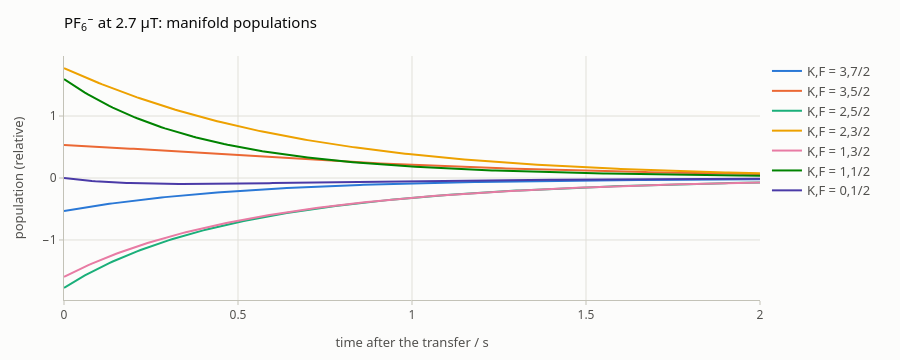

The code cell stored with this chart in its notebook:
### Markdown cell above
`d<P_i>/dt = -sum_j Gamma[i, j] <P_j>` for the normalised projectors `P_i`,
whose expectations are the populations per state times the square root of the
degeneracy. The total population is conserved, and `Gamma` has one zero
eigenvalue. The others are the relaxation rates of the population pattern, from
1.3 to 5.5 s⁻¹. Starting from the transferred populations, summed over each
`(K, F)` manifold:

### Code cell
gamma = pathways.rate_matrix()
d = np.array([level.degeneracy for level in levels])
times = np.linspace(0, 2, 201)
evolution = np.array([expm(-gamma * t) @ (populations * np.sqrt(d)) for t in times]) * np.sqrt(d)
fig = plot_time_series(times, [evolution[:, ks].sum(axis=1) / scale for ks in manifolds.values()],
                       names=[f"K,F = {name}" for name in manifolds], xlabel="time after the transfer / s",
                       ylabel="population (relative)", title="PF<sub>6</sub><sup>−</sup> at 2.7 µT: manifold populations")
fig.update_layout(legend={"orientation": "v", "x": 1.01, "xanchor": "left", "y": 1, "yanchor": "top"}, margin={"r": 140})

### Figure 1 — Plotly figure (JSON) as saved in the notebook; plotly's stock layout.template omitted (floating-point values rounded to 4 significant figures; data arrays with more than 128 entries replaced by an {"elided": "..."} marker saying what was removed)
{"data": [{"hovertemplate": "K,F = 3,7/2: %{y:.4g}<extra></extra>", "line": {"color": "#2a78d6", "width": 2}, "mode": "lines", "name": "K,F = 3,7/2", "x": {"elided": "201 float values"}, "y": {"elided": "201 float values"}, "type": "scatter"}, {"hovertemplate": "K,F = 3,5/2: %{y:.4g}<extra></extra>", "line": {"color": "#eb6834", "width": 2}, "mode": "lines", "name": "K,F = 3,5/2", "x": {"elided": "201 float values"}, "y": {"elided": "201 float values"}, "type": "scatter"}, {"hovertemplate": "K,F = 2,5/2: %{y:.4g}<extra></extra>", "line": {"color": "#1baf7a", "width": 2}, "mode": "lines", "name": "K,F = 2,5/2", "x": {"elided": "201 float values"}, "y": {"elided": "201 float values"}, "type": "scatter"}, {"hovertemplate": "K,F = 2,3/2: %{y:.4g}<extra></extra>", "line": {"color": "#eda100", "width": 2}, "mode": "lines", "name": "K,F = 2,3/2", "x": {"elided": "201 float values"}, "y": {"elided": "201 float values"}, "type": "scatter"}, {"hovertemplate": "K,F = 1,3/2: %{y:.4g}<extra></extra>", "line": {"color": "#e87ba4", "width": 2}, "mode": "lines", "name": "K,F = 1,3/2", "x": {"elided": "201 float values"}, "y": {"elided": "201 float values"}, "type": "scatter"}, {"hovertemplate": "K,F = 1,1/2: %{y:.4g}<extra></extra>", "line": {"color": "#008300", "width": 2}, "mode": "lines", "name": "K,F = 1,1/2", "x": {"elided": "201 float values"}, "y": {"elided": "201 float values"}, "type": "scatter"}, {"hovertemplate": "K,F = 0,1/2: %{y:.4g}<extra></extra>", "line": {"color": "#4a3aa7", "width": 2}, "mode": "lines", "name": "K,F = 0,1/2", "x": {"elided": "201 float values"}, "y": {"elided": "201 float values"}, "type": "scatter"}], "layout": {"font": {"family": "system-ui, -apple-system, \"Segoe UI\", Roboto, sans-serif", "color": "#0b0b0b", "size": 13}, "margin": {"l": 64, "r": 140, "t": 56, "b": 56}, "title": {"font": {"size": 15, "color": "#0b0b0b"}, "text": "PF<sub>6</sub><sup>−</sup> at 2.7 µT: manifold populations", "x": 0, "xanchor": "left", "xref": "paper"}, "xaxis": {"tickfont": {"color": "#52514e", "size": 12}, "title": {"font": {"color": "#52514e", "size": 13}, "text": "time after the transfer / s"}, "showgrid": true, "gridcolor": "#e1e0d9", "gridwidth": 1, "zeroline": false, "showline": true, "linecolor": "#c3c2b7", "linewidth": 1, "mirror": false, "ticks": "outside", "tickcolor": "#c3c2b7", "ticklen": 4, "showspikes": true, "spikemode": "across", "spikesnap": "cursor", "spikethickness": 1, "spikedash": "solid", "spikecolor": "#898781", "range": [0.0, 2.0], "hoverformat": ".4g"}, "yaxis": {"tickfont": {"color": "#52514e", "size": 12}, "title": {"font": {"color": "#52514e", "size": 13}, "text": "population (relative)"}, "showgrid": true, "gridcolor": "#e1e0d9", "gridwidth": 1, "zeroline": false, "showline": true, "linecolor": "#c3c2b7", "linewidth": 1, "mirror": false, "ticks": "outside", "tickcolor": "#c3c2b7", "ticklen": 4, "showspikes": false, "spikemode": "across", "spikesnap": "cursor", "spikethickness": 1, "spikedash": "solid", "spikecolor": "#898781", "exponentformat": "power"}, "legend": {"font": {"color": "#52514e"}, "orientation": "v", "x": 1.01, "xanchor": "left", "y": 1, "yanchor": "top", "bgcolor": "rgba(0,0,0,0)"}, "hoverlabel": {"font": {"color": "#0b0b0b", "family": "system-ui, -apple-system, \"Segoe UI\", Roboto, sans-serif"}, "bgcolor": "#fcfcfb", "bordercolor": "rgba(11,11,11,0.10)"}, "modebar": {"bgcolor": "rgba(0,0,0,0)", "color": "#898781", "activecolor": "#52514e", "remove": ["lasso2d", "select2d"]}, "height": 360, "paper_bgcolor": "#fcfcfb", "plot_bgcolor": "#fcfcfb", "dragmode": "zoom", "hovermode": "x unified", "showlegend": true}}
